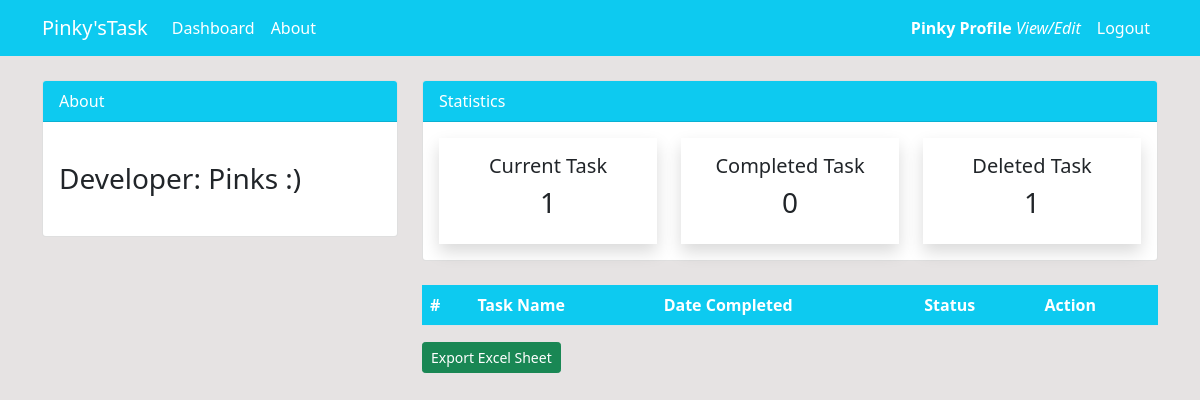
The page /completed/ (signed in) on the database as committed earlier.
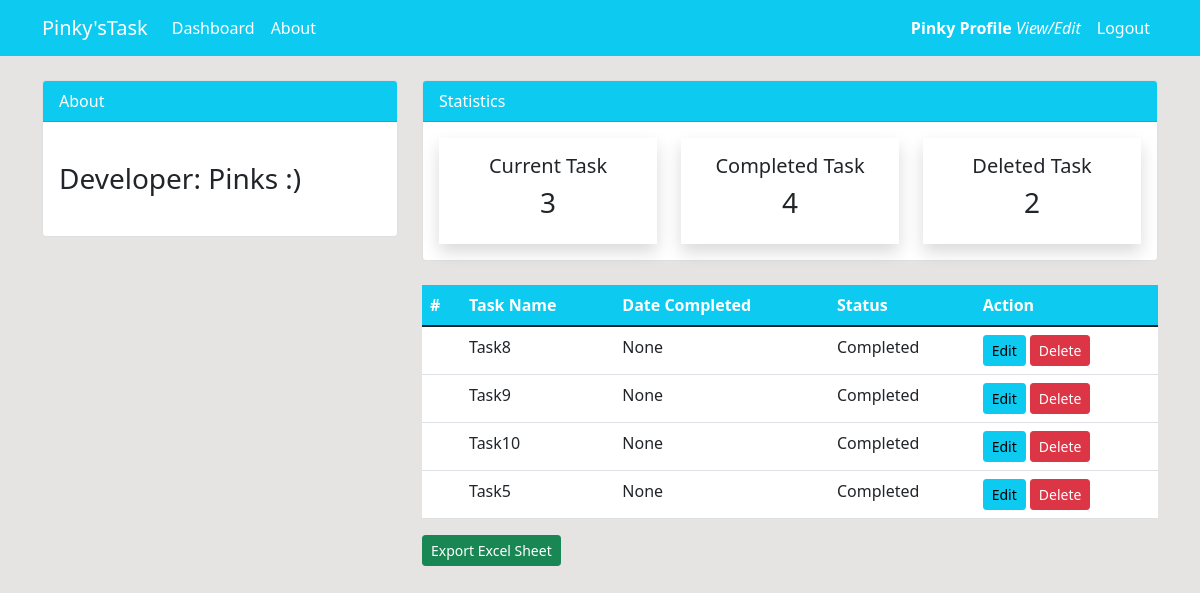
The same page on the database as committed later.
### task/models.py (models this page shows, shortened)
class Current(models.Model):
    task = models.CharField(max_length=100, null=True)
    user = models.ForeignKey(User, on_delete=models.CASCADE, null=True)
    date = models.DateTimeField(default=now, editable=False)
    status = models.CharField(max_length=20, choices=STATUS, null=True)
    class Meta:
        verbose_name_plural = "Current"

### task/views.py (the view)
# urls.py: path('completed/', views.completed, name='dashboard-completed'),
@login_required
def completed(request):
    comp_tasks = Current.objects.filter(status='Completed')
    comp_tasks_count = comp_tasks.count()
    del_tasks_count = Current.objects.filter(status='Deleted').count()
    curr_tasks_count = Current.objects.filter(status='Current').count()
    context = {
        'comp_tasks': comp_tasks,
        'comp_tasks_count': comp_tasks_count,
        'del_tasks_count': del_tasks_count,
        'curr_tasks_count': curr_tasks_count,
    }
    return render(request, 'task/dashboard/completed.html', context)

### task/templates/task/dashboard/completed.html (shortened to what this page needs)
{% extends 'task/partials/base.html' %}
{% block content %}
{% include 'task/partials/topbar.html' %}
<div class="container">
    <div class="row my-4">
        <div class="col-md-4"></div>
            <div class="col-md-8">
                <table class="table bg-white">
                    <thead class="bg-info">
                        <tr class="text-white">
                        <th scope="row">#</th>
                        <th scope="row">Task Name</th>
                        <th scope="col">Date Completed</th>
                        <th scope="col">Status</th>
                        <th scope="col">Action</th>
                        </tr>
                    </thead>
                    <tbody>
                        {% for comp_task in comp_tasks %}
                        <tr>
                        <td></td>
                        <td>{{ comp_task.task }}</td>
                        <td>{{ comp_task.date }}</td>
                        <td>{{ comp_task.status }}</td>
                        <td>
                            <a class="btn btn-info btn-sm" href="{% url 'dashboard-completed-update' comp_task.id %}">Edit</a>
                            <a class="btn btn-danger btn-sm" href="{% url 'dashboard-completed-delete' comp_task.id %}">Delete</a>
                        </td>
                        </tr>
                        {% endfor %}
                    </tbody>
                </table>
                <a class="btn btn-success btn-sm float-right" href="{% url 'export_excel' 2%}">Export Excel Sheet</a>
            </div>
        </div>
    </div>
{% endblock %}

### task/templates/task/partials/base.html (shortened to what this page needs)
{% load static %}
<!doctype html>
<html lang="en">
  <head>
    <link href="https://cdn.jsdelivr.net/npm/bootstrap@5.1.3/dist/css/bootstrap.min.css" rel="stylesheet">
    <link rel="stylesheet" type="text/css" href="{% static 'css/style.css' %}">
  </head>
  <body>
    {% include 'task/partials/navbar.html' %}
    {% block content %}
    {% endblock %}
  </body>
</html>

### task/templates/task/partials/navbar.html (shortened to what this page needs)
<nav class="navbar navbar-expand-lg navbar-info bg-info">
	<div class="container">
     {% if user.is_authenticated %}
		<a class="navbar-brand text-white" href="{% url 'index' %}">Pinky'sTask</a>
			<div class="collapse navbar-collapse" id="navbarSupportedContent">
				<ul class="navbar-nav me-auto">
					<li class="nav-item">
						<a class="nav-link text-white" href="{% url 'index' %}">Dashboard </a>
					</li>
					<li class="nav-item">
						<a class="nav-link text-white" aria-current="page" href="{% url 'dashboard-about' %}">About</a>
					</li>
				</ul>
                <ul class="navbar-nav ml-auto">
                    <li class="nav-item">
                        <a class="nav-link text-white" href="{% url 'account-profile' %} "> <b> {{ user.username }} Profile </b><i>View/Edit</i>
                        </a>
                    </li>
                    <li class="nav-item">
                        <a class="nav-link text-white" href="{% url 'account-logout' %}">Logout</a>
                    </li>
                </ul>
                {% endif %}
			</div>
	</div>
</nav>

### task/templates/task/partials/topbar.html
	<div class="container">
		<div class="row mt-4">
			<div class="col-md-4">
				<div class="card">
					<div class="card-header bg-info text-white">
						About
					</div>
					<div class="card-body">
						<marquee behavior="" direction="">
							<h3 class="my-4">Developer: Pinks :)</h3>
						</marquee>
					</div>
				</div>
			</div>
			<div class="col-md-8">
				<div class="card">
					<div class="card-header bg-info text-white">
						Statistics
					</div>
					<div class="card-body">
						<div class="row">
							<div class="col-md-4">
								<a class="text-decoration-none text-dark" href="{% url 'dashboard-current' %}">
									<div class="my-card shadow text-center p-3">
										<h4>Current Task</h4>
										<h3>{{ curr_tasks_count }}</h3>
									</div>
								</a>
							</div>
							<div class="col-md-4">
								<a class="text-decoration-none text-dark" href="{% url 'dashboard-completed' %}">
									<div class="my-card shadow text-center p-3">
										<h4>Completed Task</h4>
										<h3>{{ comp_tasks_count }}</h3>
									</div>
								</a>
							</div>
							<div class="col-md-4">
								<a class="text-decoration-none text-dark" href="{% url 'dashboard-deleted' %}">
									<div class="my-card shadow text-center p-3">
										<h4>Deleted Task</h4>
										<h3>{{ del_tasks_count }}</h3>
									</div>
								</a>
							</div>
						</div>
					</div>
				</div>
			</div>
		</div>
	</div>

### task/static/css/style.css (style rules this page uses)
body { background-color: rgb(230, 227, 227); }
.my-card h4 { font-size: 20px; }

Rows that differ between the two databases and show on the page:
added Current: task "Task8", date "None", status "Completed"
added Current: task "Task9", date "None", status "Completed"
added Current: task "Task10", date "None", status "Completed"
added Current: task "Task5", date "None", status "Completed"
Other text that changed with them:
{{ curr_tasks_count }}: "1" → "3"
{{ comp_tasks_count }}: "0" → "4"
{{ del_tasks_count }}: "1" → "2"
